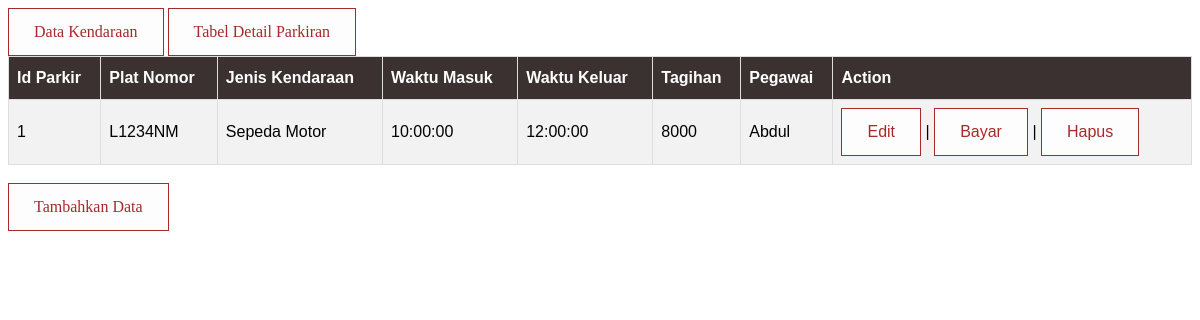
Before: / with the older database file.
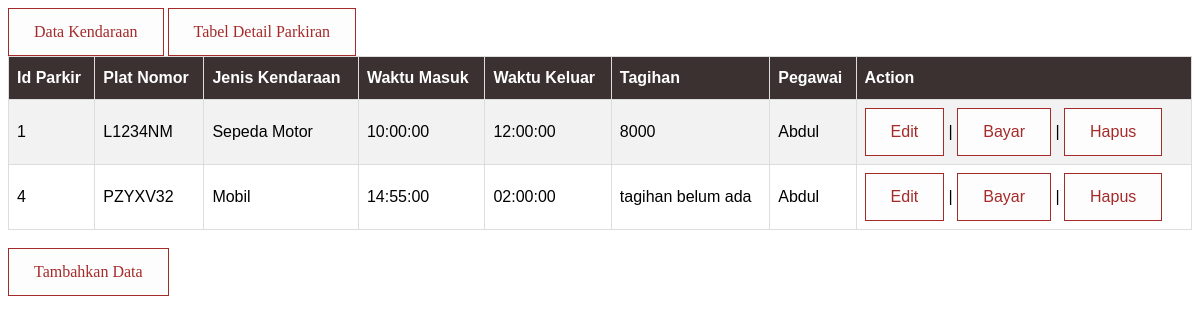
After: the same page with the newer database file.
### tables this page shows
CREATE TABLE `transaksi` (
  `idTransaksi` int(11) NOT NULL,
  `checkIn` time NOT NULL,
  `checkOut` time NOT NULL,
  `tagihan` int(11) NOT NULL,
  `idPegawai` int(11) NOT NULL,
  `idKendaraan` int(11) NOT NULL,
  `idInfo` int(11) NOT NULL,
  `nopol` varchar(20) NOT NULL
);

CREATE TABLE `kendaraan` (
  `idKendaraan` int(11) NOT NULL,
  `jenis` varchar(15) NOT NULL,
  `biaya` int(11) NOT NULL
);

CREATE TABLE `pegawai` (
  `idPegawai` int(11) NOT NULL,
  `nama` varchar(30) NOT NULL
);

### index.php (the view, shortened to what this page needs)
<?php
include 'connect.php';
$query = "SELECT transaksi.idTransaksi, transaksi.checkIn, transaksi.checkOut, transaksi.tagihan, transaksi.nopol, pegawai.nama, kendaraan.jenis, kendaraan.biaya, infoparkir.idinfo
          FROM transaksi
          JOIN pegawai ON transaksi.idPegawai = pegawai.idPegawai
          JOIN kendaraan ON transaksi.idKendaraan = kendaraan.idKendaraan
          JOIN infoparkir ON transaksi.idinfo = infoparkir.idinfo
          ORDER BY idTransaksi ASC";
$result = mysqli_query($connect, $query);
$num = mysqli_num_rows($result);
?>
<!DOCTYPE html>
<html>
  <head>
  </head>
  <body>
  <a href="kendaraan/read.php">Data Kendaraan </a>
  <a href="infoparkir/read.php">Tabel Detail Parkiran </a>
    <table id="tabel">
      <tr>
        <th>Id Parkir</th>
        <th>Plat Nomor</th>
        <th>Jenis Kendaraan</th>
        <th>Waktu Masuk</th>
        <th>Waktu Keluar</th>
        <th>Tagihan</th>
        <th>Pegawai</th>
        <th>Action</th>
      </tr>
      <?php
      if ($num > 0)
      {
        while ($data = mysqli_fetch_assoc($result)) { ?>
        <tr>
          <td> <?php echo $data['idTransaksi'] ?> </td>
          <td> <?php echo $data['nopol'] ?> </td>
          <td> <?php echo $data['jenis'] ?> </td>
          <td> <?php echo $data['checkIn']?> </td>
          <td>
            <?php
              if($data['checkOut'] == 00.00){
                echo "belum check out";
              }
              else{
                echo $data['checkOut'];
              }
            ?>
          </td>
          <td>
            <?php
              if($data['tagihan'] == 0){
                echo "tagihan belum ada";
              }
              else{
                echo $data['tagihan'];
              }
            ?>
          </td>
          <td> <?php echo $data['nama']?> </td>
          <td>
            <a href="transaksi/form-update.php?idTransaksi=<?php echo $data['idTransaksi']; ?>">Edit </a> |
            <a href="transaksi/form-bayar.php?idTransaksi=<?php echo $data['idTransaksi']; ?>">Bayar </a> |
            <a href="transaksi/delete.php?idTransaksi=<?php echo $data['idTransaksi']; ?>" onclick="return confirm('Anda yakin ingin menghapus data?')"> Hapus </a>
          </td>
        </tr>
        <?php
        }
      }
      else
      {
        echo "<tr><td colspan = '7'> Tidak ada data </td></tr>";
      }
      ?>
    </table>
    <br>
    <a href="transaksi/form-create.php">Tambahkan Data   </a>
  </body>
</html>

### index.php (style rules this page uses)
a:link, a:visited { background-color: #fdfdfd; color: brown; border: 1px solid brown; padding: 14px 25px; text-align: center; text-decoration: none; display: inline-block; }
#tabel { font-family: Arial, Helvetica, sans-serif; border-collapse: collapse; width: 100%; }
#tabel td, #tabel th { border: 1px solid #ddd; padding: 8px; }
#tabel tr:nth-child(even) { background-color: #f2f2f2; }
#tabel th { padding-top: 12px; padding-bottom: 12px; text-align: left; background-color: #3B3131; color: white; }

Changed rows visible on the page:
added transaksi: idTransaksi "4", nopol "PZYXV32", idKendaraan.jenis "Mobil", checkIn "14:55:00", checkOut "02:00:00", tagihan "tagihan belum ada", idPegawai.nama "Abdul"
